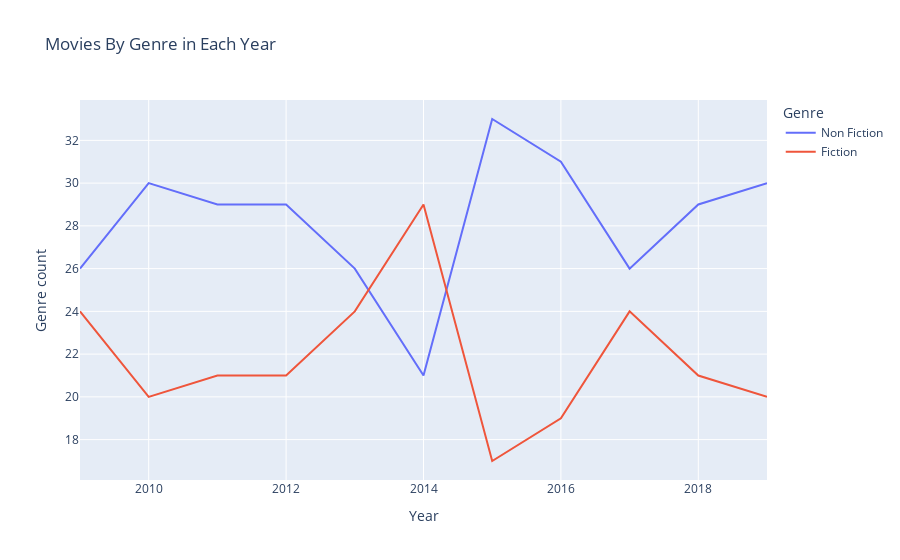

The cell this chart's notebook holds for it:
### Code cell
fig = px.line(genre_by_year, x='Year', y='Genre count', color= genre_by_year.index, title='Movies By Genre in Each Year')
fig.show()

### Figure 1 — Plotly figure (JSON) as saved in the notebook; plotly's stock layout.template omitted (floating-point values rounded to 4 significant figures)
{"data": [{"hovertemplate": "Genre=Non Fiction<br>Year=%{x}<br>Genre count=%{y}<extra></extra>", "legendgroup": "Non Fiction", "line": {"color": "#636efa", "dash": "solid"}, "marker": {"symbol": "circle"}, "mode": "lines", "name": "Non Fiction", "orientation": "v", "showlegend": true, "type": "scatter", "x": [2009, 2010, 2011, 2012, 2013, 2014, 2015, 2016, 2017, 2018, 2019], "xaxis": "x", "y": [26, 30, 29, 29, 26, 21, 33, 31, 26, 29, 30], "yaxis": "y"}, {"hovertemplate": "Genre=Fiction<br>Year=%{x}<br>Genre count=%{y}<extra></extra>", "legendgroup": "Fiction", "line": {"color": "#EF553B", "dash": "solid"}, "marker": {"symbol": "circle"}, "mode": "lines", "name": "Fiction", "orientation": "v", "showlegend": true, "type": "scatter", "x": [2009, 2010, 2011, 2012, 2013, 2014, 2015, 2016, 2017, 2018, 2019], "xaxis": "x", "y": [24, 20, 21, 21, 24, 29, 17, 19, 24, 21, 20], "yaxis": "y"}], "layout": {"legend": {"title": {"text": "Genre"}, "tracegroupgap": 0}, "title": {"text": "Movies By Genre in Each Year"}, "xaxis": {"anchor": "y", "domain": [0, 1], "title": {"text": "Year"}}, "yaxis": {"anchor": "x", "domain": [0, 1], "title": {"text": "Genre count"}}}}
